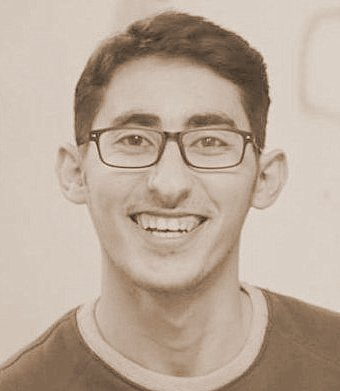
#> input picture Lesson 2/2-Applications/img.jpg, 340 x 391 px
$ python 'Img ( read,show,write ).py'
#> lines starting #> are read from the running program, lines starting #| are printed output that depends on the picture
import numpy as np
import cv2

img=cv2.imread("img.jpg",0)
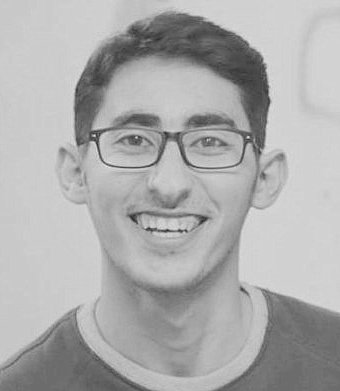
#> img: shape (391, 340); min 40, max 239, mean 172.7
cv2.imshow("Desktop",img)
k=cv2.waitKey(0)
#> (key Esc is pressed here)
if k==27:
    cv2.destroyAllWindows()
elif k==ord("s"):
    cv2.imwrite("gray1.jpg",img)
